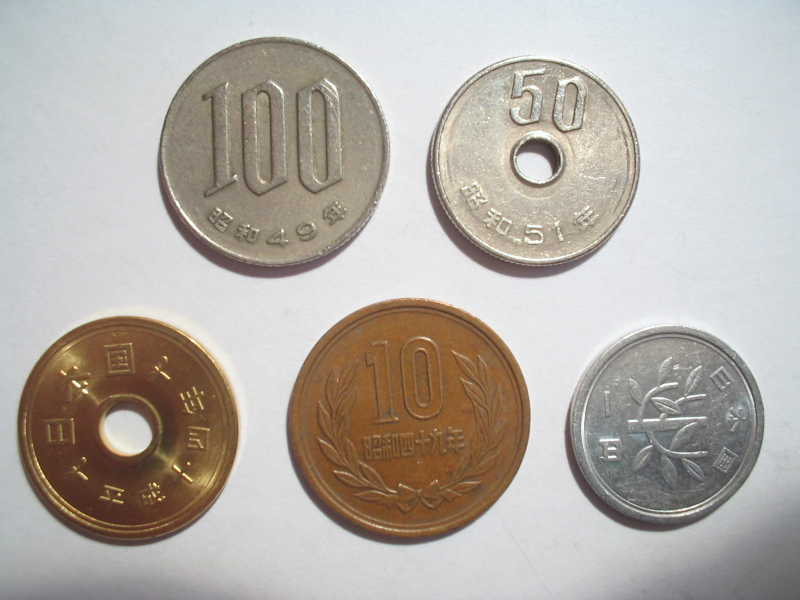
#> input picture tests/data/japanese_coins.jpg, 1600 x 1200 px (shown at 1/2 size); its folder holds 2 pictures in this run
$ python robustness.py
#> lines starting #> are read from the running program, lines starting #| are printed output that depends on the picture
### src/count_and_measure/cli.py
"""コマンドラインから使う入口。

例:
    pixi run measure samples/sample_01.png --marker-mm 50
    pixi run measure photos/ --out results
"""
from __future__ import annotations

import argparse
import csv
import sys
from pathlib import Path

import cv2
import numpy as np

from .measure import ARUCO_DICTS, MarkerNotFoundError, annotate, measure_image

IMAGE_EXTS = {".png", ".jpg", ".jpeg", ".bmp", ".tif", ".tiff"}


def _read_image(path: Path) -> np.ndarray | None:
    # cv2.imread は日本語のパスを読めないので、バイト列から読む
    data = np.fromfile(str(path), dtype=np.uint8)
    image = cv2.imdecode(data, cv2.IMREAD_UNCHANGED)
#> image is the input picture: shape (1200, 1600, 3); mean B, G, R 166.9, 173.8, 180.3
    if image is not None and image.ndim == 3 and image.shape[2] == 4:
        # 透明な背景は白として扱う
        alpha = image[:, :, 3:4].astype(np.float32) / 255
        image = (image[:, :, :3] * alpha + 255 * (1 - alpha)).astype(np.uint8)
    elif image is not None and image.ndim == 2:
        image = cv2.cvtColor(image, cv2.COLOR_GRAY2BGR)
    return image


# [64 lines left out: functions _write_image, _collect, main, not called in this run]


# [2 lines that do not run on import are left out]

### src/count_and_measure/measure.py
"""ArUco マーカーを物差しにして、写真の中の物を数えて大きさを測る。

流れ:
1. ArUco マーカーを見つけ、1辺の長さ（既知の mm）から「1ピクセル = 何 mm」を求める
2. 背景と物を2値化で分ける（背景が明るいか暗いかは自動で判定）
3. マーカーの部分を除き、輪郭ごとに数と大きさを出す
"""
from __future__ import annotations

from dataclasses import dataclass, field

import cv2
import numpy as np

ARUCO_DICTS = {
    "4x4_50": cv2.aruco.DICT_4X4_50,
    "5x5_100": cv2.aruco.DICT_5X5_100,
    "6x6_250": cv2.aruco.DICT_6X6_250,
}


@dataclass
class MeasuredObject:
    index: int
    center_px: tuple[float, float]
    area_mm2: float
    equiv_diameter_mm: float
    length_mm: float  # 外接する回転長方形の長辺
    width_mm: float  # 同じく短辺
    contour: np.ndarray = field(repr=False)


@dataclass
class MeasureResult:
    mm_per_px: float
    marker_corners: np.ndarray | None  # 物差しに物を使ったときは None
    objects: list[MeasuredObject]
    # 斜めのゆがみを補正したときは、補正後の画像（座標はこの画像の上の値）。補正しないときは None
    rectified: np.ndarray | None = field(default=None, repr=False)

    @property
    def count(self) -> int:
        return len(self.objects)


class MarkerNotFoundError(RuntimeError):
    pass


# [30 lines left out: functions detect_marker, rectify_with_marker, not called in this run]


def _marker_side_px(corners: np.ndarray) -> float:
    sides = [np.linalg.norm(corners[i] - corners[(i + 1) % 4]) for i in range(4)]
    return float(np.mean(sides))


def _touches_border(contour: np.ndarray, w: int, h: int, margin: int = 2) -> bool:
    x, y, cw, ch = cv2.boundingRect(contour)
    return x <= margin or y <= margin or x + cw >= w - margin or y + ch >= h - margin


def _border_pixels(img: np.ndarray) -> np.ndarray:
    return np.concatenate([img[0, :], img[-1, :], img[:, 0], img[:, -1]])


def _flatten_lighting(gray: np.ndarray, background_is_bright: bool) -> np.ndarray:
    """照明のむら（片側だけ暗い・中央だけ明るい）をならす。

    小さく縮めた画像で、物より大きい窓で背景だけの明るさを推定し、その明るさで割る。
    """
    h, w = gray.shape
    scale = 200 / max(h, w)
    small = cv2.resize(gray, (max(1, int(w * scale)), max(1, int(h * scale))), interpolation=cv2.INTER_AREA)
    k = max(3, (min(small.shape) // 3) | 1)
    kernel = cv2.getStructuringElement(cv2.MORPH_ELLIPSE, (k, k))
    # 明るい背景なら closing（暗い物を消す）、暗い背景なら opening（明るい物を消す）
    op = cv2.MORPH_CLOSE if background_is_bright else cv2.MORPH_OPEN
    bg = cv2.morphologyEx(small, op, kernel)
    bg = cv2.GaussianBlur(bg, (k, k), 0)
    bg = cv2.resize(bg, (w, h), interpolation=cv2.INTER_LINEAR).astype(np.float32)
    flat = gray.astype(np.float32) / np.maximum(bg, 1) * 200
    return np.clip(flat, 0, 255).astype(np.uint8)


def _foreground_mask(gray: np.ndarray, marker_region: np.ndarray | None) -> np.ndarray:
    """物を白（255）、背景を黒（0）にした2値画像を返す。"""
    # 強いノイズに負けないよう、まずメディアンフィルタで点状のノイズを消す
    blur = cv2.GaussianBlur(cv2.medianBlur(gray, 5), (5, 5), 0)
    # マーカーの黒い部分が大きいと、2値化の境目が暗い側に寄って銀色の物を見落とす。
    # 先にマーカーを背景の明るさで塗りつぶしてから境目を決める。
    if marker_region is not None:
        blur = blur.copy()
        cv2.fillConvexPoly(blur, marker_region, int(np.median(_border_pixels(blur))))
    # 背景が明るい（紙）か暗い（布）か。決まった明るさで決めると、暗い部屋の白い紙や、
    # 片側だけ影になった紙で間違える。そこで両方の前提で照明をならして2値化し、
    # 画像の縁がより「背景」として残るほうを選ぶ（物は縁にはあまりかからない）
    # ※ 明るい方向・暗い方向の両方に外れた所を物とする方法も試したが、白い紙の上の1円玉
    #   （背景との差が小さい）を見落として悪くなった（experiments/README.md の 3回目）
    best = None
    for bright in (True, False):
        flat = _flatten_lighting(blur, bright)
        mode = cv2.THRESH_BINARY_INV if bright else cv2.THRESH_BINARY
        _, m = cv2.threshold(flat, 0, 255, mode | cv2.THRESH_OTSU)
        border_fg = float(np.mean(_border_pixels(m) > 0))
        if best is None or border_fg < best[0]:
            best = (border_fg, flat, m)
    _, blur, mask = best
    kernel = cv2.getStructuringElement(cv2.MORPH_ELLIPSE, (5, 5))
    mask = cv2.morphologyEx(mask, cv2.MORPH_OPEN, kernel, iterations=1)

    # 銀色の物は、光が当たると明るさだけでは背景と見分けにくい。
    # 輪郭（エッジ）を太らせて閉じた形を作り、明るさで分けた結果と合わせて補う
    median = float(np.median(blur))
    edges = cv2.Canny(blur, int(max(0, 0.66 * median) * 0.5), int(min(255, 1.33 * median) * 0.5))
    edges = cv2.dilate(edges, kernel, iterations=2)
    # 太らせた分だけ細くして、元の大きさに戻す
    edge_shapes = cv2.erode(_fill_holes(edges), kernel, iterations=2)
    # ノイズで輪郭が画面中に出たときは、輪郭の結果を使わない
    if cv2.countNonZero(edge_shapes) < 0.6 * edge_shapes.size:
        mask = cv2.bitwise_or(mask, edge_shapes)

    mask = cv2.morphologyEx(mask, cv2.MORPH_CLOSE, kernel, iterations=2)
    # 5円玉や50円玉の穴、物の表面の模様のすき間を埋める
    return _fill_holes(mask)


def _split_touching(mask: np.ndarray, min_area_px: float) -> np.ndarray:
    """くっついた物を分ける（距離変換 + Watershed）。

    丸い物が2つ触れると、くびれのある1つの形になる。くびれのある形（凸包に対して面積が小さい）だけ、
    中心からの距離の山を種にして分ける。
    """
    pad = 2
    out = cv2.copyMakeBorder(mask, pad, pad, pad, pad, cv2.BORDER_CONSTANT, value=0)
    contours, _ = cv2.findContours(out, cv2.RETR_EXTERNAL, cv2.CHAIN_APPROX_SIMPLE)
    for c in contours:
        area = cv2.contourArea(c)
        hull_area = cv2.contourArea(cv2.convexHull(c))
        if area < 2 * min_area_px or hull_area == 0 or area / hull_area > 0.93:
            continue
        x, y, w, h = cv2.boundingRect(c)
        roi = np.zeros((h, w), np.uint8)
        cv2.drawContours(roi, [c - [x, y]], -1, 255, -1)
        dist = cv2.distanceTransform(roi, cv2.DIST_L2, 5)
        _, peaks = cv2.threshold(dist, 0.6 * dist.max(), 255, cv2.THRESH_BINARY)
        n, markers = cv2.connectedComponents(peaks.astype(np.uint8))
        if n <= 2:  # 山が1つ（背景＋1）なら分けない
            continue
        markers = markers + 1  # 種: 2, 3, ...
        markers[(roi == 255) & (peaks == 0)] = 0  # まだ決まっていない所
        markers[roi == 0] = 1  # 背景
        cv2.watershed(cv2.cvtColor(roi, cv2.COLOR_GRAY2BGR), markers)
        split = np.where(markers > 1, 255, 0).astype(np.uint8)
        split = cv2.erode(split, np.ones((3, 3), np.uint8))  # 境界線で確実に切り離す
        region = out[y:y + h, x:x + w]
        region[roi == 255] = split[roi == 255]
    return out[pad:-pad, pad:-pad]


def _fill_holes(mask: np.ndarray) -> np.ndarray:
    """白い領域の中にある黒い穴を埋める（画像の縁につながる黒は背景として残す）。"""
    h, w = mask.shape
    flood = np.zeros((h + 2, w + 2), np.uint8)
    filled = mask.copy()
    cv2.floodFill(filled, flood, (0, 0), 255)
    # 縁から塗れなかった黒＝穴
    holes = cv2.bitwise_not(filled)
    return cv2.bitwise_or(mask, holes)


def measure_image(
    image: np.ndarray,
    marker_mm: float = 50.0,
    dict_name: str = "4x4_50",
    min_area_mm2: float = 10.0,
    ref_mm: float | None = None,
    ref: str = "largest",
    keep_edge: bool = False,
    rectify: bool = True,
) -> MeasureResult:
    """画像（BGR）の中の物を数えて測る。

    物差しは2通り:
    - ArUco マーカー（既定）: marker_mm はマーカーの黒い四角の1辺（mm）
    - 大きさがわかっている物: ref_mm にその物の長辺（硬貨なら直径）を入れ、ref で
      "largest"（一番大きい物）か "smallest"（一番小さい物）を選ぶ。マーカーがなくても測れる

    keep_edge=True にすると、画像の縁に触れている物も数える（ぎりぎりで切り抜いた画像向け）。
    rectify=True（既定）なら、マーカーの形から斜めに撮ったゆがみを直してから測る。
    """
    gray = cv2.cvtColor(image, cv2.COLOR_BGR2GRAY) if image.ndim == 3 else image
    rectified = None
    if ref_mm is None and rectify:
        corners0 = detect_marker(gray, dict_name)
        # マーカーがほぼ正方形に写っている（真上から撮った）ときは変形しない
        sides = [np.linalg.norm(corners0[i] - corners0[(i + 1) % 4]) for i in range(4)]
        if max(sides) / min(sides) > 1.02:
            rectified = rectify_with_marker(image, corners0)
            image = rectified
            gray = cv2.cvtColor(image, cv2.COLOR_BGR2GRAY) if image.ndim == 3 else image
    pad = 0
    if keep_edge:
        # 縁に背景色の余白を足して、縁に触れた物も閉じた輪郭にする
        pad = 20
        gray = cv2.copyMakeBorder(gray, pad, pad, pad, pad, cv2.BORDER_CONSTANT,
                                  value=int(np.median(_border_pixels(gray))))

    if ref_mm is None:
        corners = detect_marker(gray, dict_name)
        mm_per_px = marker_mm / _marker_side_px(corners)
        # マーカーと、その周りの白い余白を物として数えないようにする
        center = corners.mean(axis=0)
        marker_region = ((corners - center) * 1.6 + center).astype(np.int32)
        mask = _foreground_mask(gray, marker_region)
        cv2.fillConvexPoly(mask, marker_region, 0)
    else:
        corners = None
        mask = _foreground_mask(gray, None)

    h, w = gray.shape
    # くっついた物を分ける。物の大きさがわからないうちは、画像の 0.05% を目安にする
    split_min = (min_area_mm2 / mm_per_px**2) if ref_mm is None else h * w * 5e-4
    mask = _split_touching(mask, split_min)

    contours, _ = cv2.findContours(mask, cv2.RETR_EXTERNAL, cv2.CHAIN_APPROX_SIMPLE)
    if pad:
        # 足した余白の分だけ座標を戻す
        contours = [c - pad for c in contours]
        h, w = h - 2 * pad, w - 2 * pad
    else:
        # 画像の縁に触れている輪郭は、写り切っていない物か背景のむらなので除く
        contours = [c for c in contours if not _touches_border(c, w, h)]

    if ref_mm is not None:
        # 大きさがまだわからないので、まずは画像の 0.05% より小さいゴミだけ除く
        contours = [c for c in contours if cv2.contourArea(c) >= h * w * 5e-4]
        if not contours:
            raise MarkerNotFoundError("物差しにする物が見つかりません。")
        pick = max if ref == "largest" else min
        ref_contour = pick(contours, key=cv2.contourArea)
        mm_per_px = ref_mm / max(cv2.minAreaRect(ref_contour)[1])

    min_area_px = min_area_mm2 / (mm_per_px**2)
    contours = [c for c in contours if cv2.contourArea(c) >= min_area_px]
    # 左上から右下へ、読む順に番号を振る
    row = max(50, h // 8)
    contours.sort(key=lambda c: (cv2.boundingRect(c)[1] // row, cv2.boundingRect(c)[0]))

    objects = []
    for i, c in enumerate(contours, start=1):
        area_px = cv2.contourArea(c)
        (cx, cy), (w, h), _ = cv2.minAreaRect(c)
        objects.append(
            MeasuredObject(
                index=i,
                center_px=(float(cx), float(cy)),
                area_mm2=area_px * mm_per_px**2,
                equiv_diameter_mm=float(np.sqrt(4 * area_px / np.pi)) * mm_per_px,
                length_mm=max(w, h) * mm_per_px,
                width_mm=min(w, h) * mm_per_px,
                contour=c,
            )
        )
    if corners is not None and pad:
        corners = corners - pad
    return MeasureResult(mm_per_px=mm_per_px, marker_corners=corners, objects=objects, rectified=rectified)


# [15 lines left out: function annotate, not called in this run]

### experiments/robustness.py
"""撮り方の条件を1つずつ悪くして、どこで失敗するかを調べる（PDCA の Do / Check）。

元にするのは本物の写真 tests/data/japanese_coins.jpg（硬貨5枚、10円玉を物差し）。
条件ごとに強さを変えた画像を作り、個数と直径の誤差を表にする。

    pixi run python experiments/robustness.py
"""
from __future__ import annotations

import csv
import sys
from pathlib import Path

import cv2
import numpy as np

ROOT = Path(__file__).resolve().parents[1]
sys.path.insert(0, str(ROOT / "src"))

from count_and_measure import measure_image  # noqa: E402
from count_and_measure.cli import _read_image  # noqa: E402
from count_and_measure.measure import MarkerNotFoundError  # noqa: E402

TRUTH = [20.0, 21.0, 22.0, 22.6, 23.5]  # 1円, 50円, 5円, 100円, 10円
REF_MM = 23.5
OUT = ROOT / "experiments" / "out"


# ---- 条件（画像を悪くする関数）。strength は 0（そのまま）〜 大きいほど悪い ----

def tilt(img, deg):
    """カメラを傾けて撮った（台形にゆがむ）。"""
    h, w = img.shape[:2]
    d = np.tan(np.radians(deg)) * h * 0.35
    src = np.float32([[0, 0], [w, 0], [w, h], [0, h]])
    dst = np.float32([[d, 0], [w - d, 0], [w, h], [0, h]])
    return cv2.warpPerspective(img, cv2.getPerspectiveTransform(src, dst), (w, h), borderMode=cv2.BORDER_REPLICATE)


def dark(img, factor):
    """暗い部屋で撮った（明るさが下がり、ノイズが増える）。"""
    rng = np.random.default_rng(0)
    out = img.astype(np.float32) * (1 - factor)
    out += rng.normal(0, 3 + 20 * factor, img.shape)
    return np.clip(out, 0, 255).astype(np.uint8)


def blur(img, k):
    """ピンぼけ・手ぶれ。"""
    k = int(k) * 2 + 1
    return cv2.GaussianBlur(img, (k, k), 0) if k > 1 else img


def noise(img, sigma):
    """スマホの暗所ノイズ。"""
    rng = np.random.default_rng(1)
    return np.clip(img.astype(np.float32) + rng.normal(0, sigma, img.shape), 0, 255).astype(np.uint8)


def shadow(img, strength):
    """片側に強い影（窓の光だけで撮った）。"""
    h, w = img.shape[:2]
    grad = np.linspace(1.0, 1.0 - strength, w, dtype=np.float32)[None, :, None]
    return np.clip(img.astype(np.float32) * grad, 0, 255).astype(np.uint8)


def touching(img, px):
    """硬貨を寄せて置いた（右下の1円玉を左に動かして10円玉に近づける）。px は動かす量。

    1円玉の形だけを切り出して動かし、元の場所は周りの紙の色で埋める（inpaint）。
    PDCA 2回目までは四角く切り取って貼っていたため、灰色の四角い継ぎ目が残っていた。
    """
    if px == 0:
        return img
    coin = (_coin_mask(img)[..., 0] > 0.5).astype(np.uint8)
    n, labels, stats, cent = cv2.connectedComponentsWithStats(coin)
    # 右下の硬貨（中心が一番右下にあるもの）を1円玉とする
    target = max(range(1, n), key=lambda i: cent[i][0] + cent[i][1])
    one = (labels == target).astype(np.uint8) * 255
    one = cv2.dilate(one, np.ones((7, 7), np.uint8))
    out = cv2.inpaint(img, one, 7, cv2.INPAINT_TELEA)
    M = np.float32([[1, 0, -px], [0, 1, 0]])
    moved_coin = cv2.warpAffine(img, M, (img.shape[1], img.shape[0]))
    moved_mask = cv2.warpAffine(one, M, (img.shape[1], img.shape[0])) > 0
    out[moved_mask] = moved_coin[moved_mask]
    return out


_COIN_MASK = None


def _coin_mask(img):
    """元の写真の硬貨の部分（PDCA 2回目の方法で、正しく5枚取れることを確認済み）。"""
    global _COIN_MASK
    if _COIN_MASK is None:
        from count_and_measure import measure as m

        gray = cv2.cvtColor(img, cv2.COLOR_BGR2GRAY)
        raw = m._foreground_mask(gray, None)
        # 画像の端に触れない大きな形（＝硬貨5枚）だけを残す。端の明るいむらを硬貨と間違えない
        h, w = gray.shape
        contours, _ = cv2.findContours(raw, cv2.RETR_EXTERNAL, cv2.CHAIN_APPROX_SIMPLE)
        contours = [c for c in contours if not m._touches_border(c, w, h)]
        contours = sorted(contours, key=cv2.contourArea, reverse=True)[: len(TRUTH)]
        mask = np.zeros_like(raw)
        cv2.drawContours(mask, contours, -1, 255, -1)
        mask = cv2.dilate(mask, np.ones((5, 5), np.uint8))
        _COIN_MASK = cv2.GaussianBlur(mask.astype(np.float32) / 255, (9, 9), 0)[..., None]
    return _COIN_MASK


def background(img, target):
    """背景（紙）の明るさを target に下げる。灰色の机の上に置いたときを再現する。

    硬貨の部分はそのまま。背景は明るさの比率だけ下げるので、影や照明のむらは残る。
    1回目の実験では「明るさ 200 より上の画素だけ置き換える」作り方をしていて、背景が白と灰色の
    まだらになっていた（本物の机とは違う）。PDCA 3回目でこの作り方に直した。
    """
    coin = _coin_mask(img)
    paper = np.median(cv2.cvtColor(img, cv2.COLOR_BGR2GRAY)[coin[..., 0] < 0.01])
    darker = img.astype(np.float32) * (target / paper)
    mixed = img.astype(np.float32) * coin + darker * (1 - coin)
    return np.clip(mixed, 0, 255).astype(np.uint8)


def cast_shadow(img, strength):
    """物が落とす影（横から強い光が当たったとき）。硬貨の形を右下にずらしてぼかし、紙の上だけ暗くする。"""
    if strength == 0:
        return img
    # ぼかした範囲のまま使うと、硬貨のまわりに影のない白い輪ができるので、くっきりした範囲を使う
    coin = (_coin_mask(img)[..., 0] > 0.5).astype(np.uint8)
    coin = cv2.erode(coin, np.ones((5, 5), np.uint8))  # 膨らませてあった分を戻す
    h, w = coin.shape
    off = int(0.02 * max(h, w))  # 影のずれ（画像の 2%）
    M = np.float32([[1, 0, off], [0, 1, off]])
    sh = cv2.warpAffine(coin.astype(np.float32), M, (w, h))
    sh = cv2.GaussianBlur(sh, (0, 0), off / 3)
    sh = sh * (1 - coin)  # 硬貨の上には影を落とさない
    out = img.astype(np.float32) * (1 - strength * sh[..., None])
    return np.clip(out, 0, 255).astype(np.uint8)


CONDITIONS = {
    "傾き(度)": (tilt, [0, 10, 20, 30, 40]),
    "暗さ": (dark, [0, 0.3, 0.5, 0.7, 0.85]),
    "ぼけ": (blur, [0, 3, 7, 12, 20]),
    "ノイズ": (noise, [0, 10, 25, 40, 60]),
    "片側の影": (shadow, [0, 0.3, 0.5, 0.7, 0.85]),
    "硬貨を寄せる(px)": (touching, [0, 60, 100, 130, 160]),
    "背景の明るさ": (background, [225, 190, 170, 150, 120]),
    "物が落とす影": (cast_shadow, [0, 0.2, 0.35, 0.5, 0.65]),
}


def evaluate(img):
    try:
        r = measure_image(img, ref_mm=REF_MM)
    except MarkerNotFoundError:
        return 0, float("nan")
    if r.count != len(TRUTH):
        return r.count, float("nan")
    measured = sorted(o.length_mm for o in r.objects)
    err = max(abs(m - t) / t for m, t in zip(measured, TRUTH)) * 100
    return r.count, err


def main():
    base = _read_image(ROOT / "tests" / "data" / "japanese_coins.jpg")
    OUT.mkdir(parents=True, exist_ok=True)
    rows = []
    ok_count = 0
    for name, (fn, levels) in CONDITIONS.items():
        for lv in levels:
            img = fn(base, lv)
            count, err = evaluate(img)
            ok = count == len(TRUTH) and err <= 3.0
            ok_count += ok
            rows.append([name, lv, count, "" if np.isnan(err) else f"{err:.1f}", "OK" if ok else "NG"])
            print(f"{name:12s} {lv:>6} -> {count} 個, 最大誤差 {err:5.1f}%  {'OK' if ok else 'NG'}")
            if lv == levels[-1] or not ok:
                cv2.imencode(".jpg", img)[1].tofile(str(OUT / f"{name}_{lv}.jpg"))
#> this loop made 8 passes
#> pass 1, in measure_image, `gray = cv2.cvtColor(image, cv2.COLOR_BGR2GRAY) if image.ndim == 3 else..`:
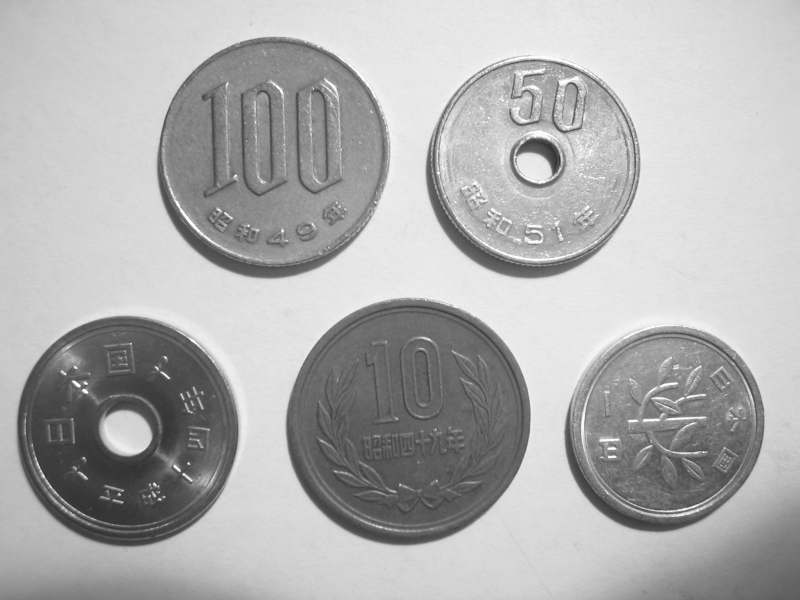
#> gray: shape (1200, 1600) (shown at 1/2 size); min 32, max 255, mean 174.9
#> pass 1, in _flatten_lighting, `small = cv2.resize(gray, (max(1, int(w * scale)), max(1, int(h * scale..`:
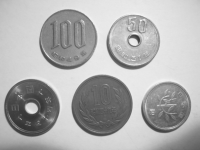
#> small: shape (150, 200); min 52, max 250, mean 174.8
#> pass 1, in _flatten_lighting, `bg = cv2.morphologyEx(small, op, kernel)`:
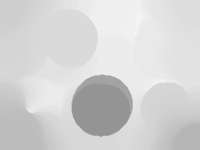
#> bg: shape (150, 200); min 148, max 250, mean 211.8
#> after the loop:
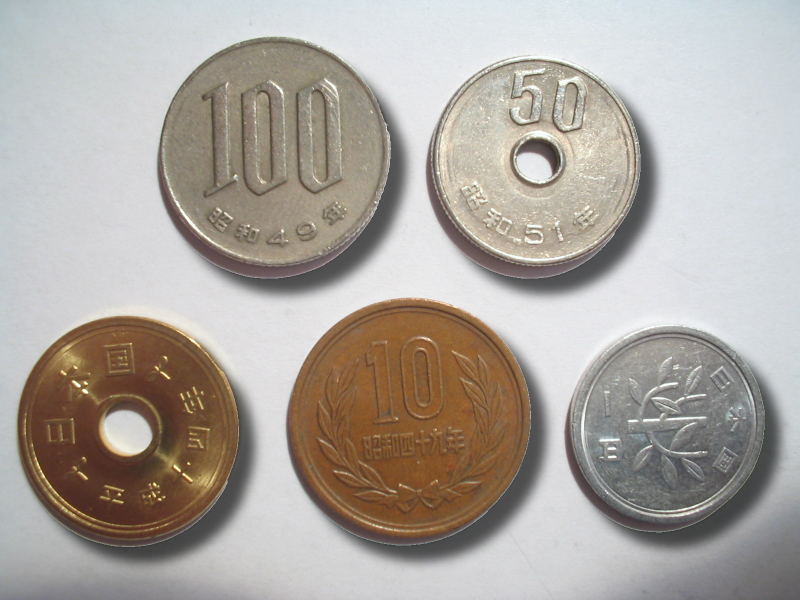
#> img: shape (1200, 1600, 3) (shown at 1/2 size); mean B, G, R 159, 165.9, 172.4
    print(f"== OK {ok_count} / {sum(len(v[1]) for v in CONDITIONS.values())}")
#| == OK 29 / 40
    with open(OUT / "robustness.csv", "w", newline="", encoding="utf-8-sig") as f:
        w = csv.writer(f)
        w.writerow(["条件", "強さ", "個数(正解5)", "最大誤差(%)", "判定"])
        w.writerows(rows)


if __name__ == "__main__":
    main()
